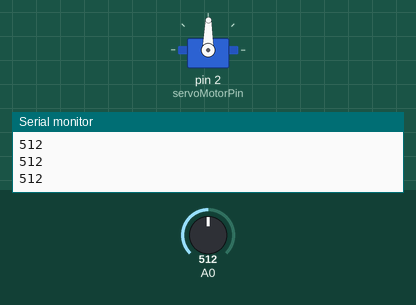
A sketch run on a simulated Arduino Uno, built with avr-gcc and run on an emulated ATmega328P. On the bench: servo, the last lines printed to the serial monitor. The inputs (shaded band) are chosen by the test bench; at power-on: A0 = 512.

Above: at 1.2 s.
1.3 s: A0 set to 716
At 2.5 s:
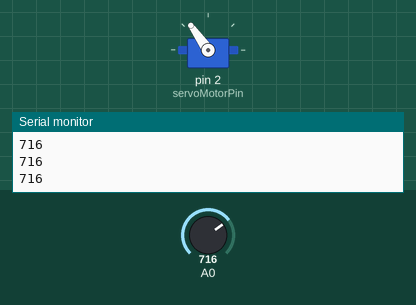
2.8 s: A0 set to 900
At 3.9 s:
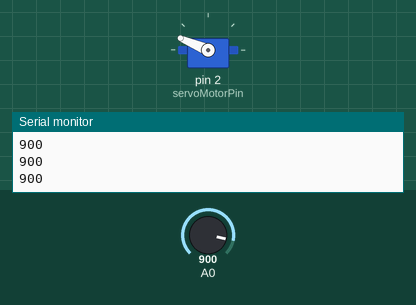
4.3 s: A0 set to 1023
At 5.0 s:
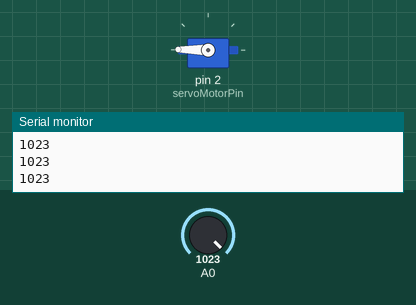
5.8 s: A0 set to 306
At 6.2 s:
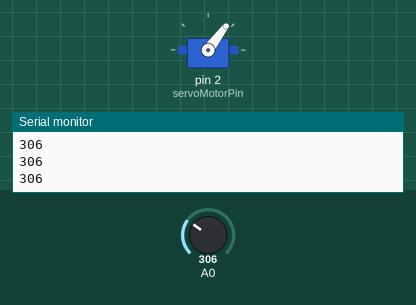
7.3 s: A0 set to 122
At 8.5 s:
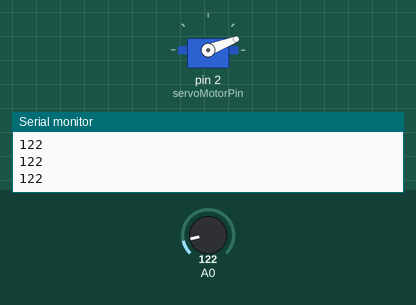
8.8 s: A0 set to 511
At 9.5 s:
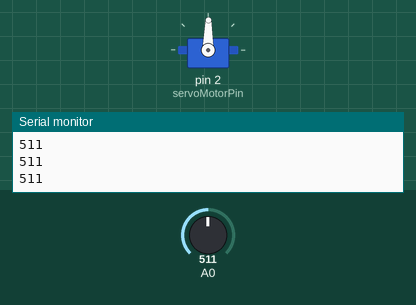
Timing chart, 0 to 11.3 s (numbered marks = the images above; inputs shaded):
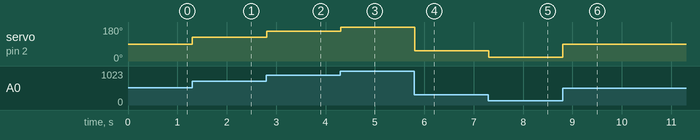

Measured:
- after the input at 1.3 s, servo on pin 2 (servoMotorPin): 89° → 125° at once
- after the input at 2.8 s, servo on pin 2 (servoMotorPin): 125° → 157° at once
- after the input at 4.3 s, servo on pin 2 (servoMotorPin): 157° → 179° at once
- after the input at 5.8 s, servo on pin 2 (servoMotorPin): 179° → 53° at once
- after the input at 7.3 s, servo on pin 2 (servoMotorPin): 53° → 21° at once
- after the input at 8.8 s, servo on pin 2 (servoMotorPin): 21° → 89° at once

The sketch:

ServoArduino.ino
```cpp
#include <Servo.h>


int servoMotorPin =2;
Servo servoMotor;

void setup(){

Serial.begin(9600);
servoMotor.attach(servoMotorPin);
}


void loop(){


  int reader = analogRead(A0);

  Serial.println(reader);

  int mappedServo= map(reader,0,1023,0,179);

 servoMotor.write(mappedServo);

//servoMotor.write(60);

}
```
